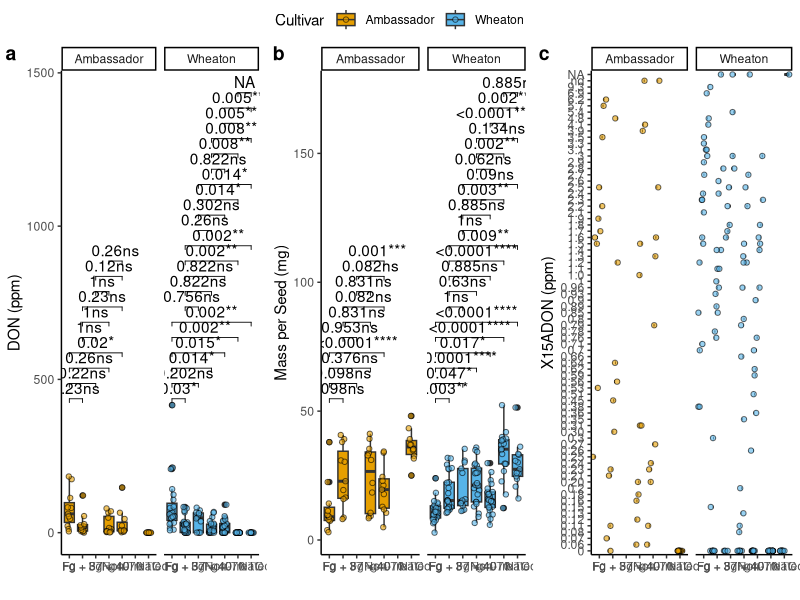

The R source for this figure:
## ---- chunk 1
library(ggplot2)
library(knitr)
library(markdown)
library(ggrepel)
library(ggpubr)
knitr::opts_chunk$set(echo = TRUE)
## ---- chunk 2
mycotoxin_csv <- read.csv("MycotoxinData.csv", na.strings = "na")
## ---- chunk 3
cbbPalette <- c("#000000", "#E69F00", "#56B4E9", "#009E73", "#F0E442", "#0072B2", "#D55E00", "#CC79A7")
## ---- chunk 4
# boxplot with treatment by DON
treatment.DON <- ggplot(mycotoxin_csv, aes(x = Treatment, y = DON, fill = Cultivar)) +
  geom_boxplot(position = "dodge") +
  geom_point(position = position_jitterdodge(), shape = 21, color = "#000000", alpha = 0.6) +
  geom_pwc(aes(group = Treatment), method = "t_test", label = "{p.adj.format}{p.adj.signif}") +
  facet_wrap(~ Cultivar) +
  ylab("DON (ppm)") +
  xlab("") +
  theme_classic() +
  scale_fill_manual(values = c("#E69F00", "#56B4E9")) 

# boxplot with treatment by X15ADON
treatment.X15ADON <- ggplot(mycotoxin_csv, aes(x = Treatment, y = X15ADON, fill = Cultivar)) +
  geom_boxplot(position = "dodge") +
  geom_point(position = position_jitterdodge(), shape = 21, color = "#000000", alpha = 0.6) +
  geom_pwc(aes(group = Treatment), method = "t_test", label = "{p.adj.format}{p.adj.signif}") +
  facet_wrap(~ Cultivar) +
  ylab("X15ADON (ppm)") +
  xlab("") +
  scale_fill_manual(values = c("#E69F00", "#56B4E9")) +
  theme_classic() 

# boxplot with treatment by MassperSeed_mg
treatment.massperseed_mg <- ggplot(mycotoxin_csv, aes(x = Treatment, y = MassperSeed_mg, fill = Cultivar)) +
  geom_boxplot(position = "dodge") +
  geom_point(position = position_jitterdodge(), shape = 21, color = "#000000", alpha = 0.6) +
  geom_pwc(aes(group = Treatment), method = "t_test", label = "{p.adj.format}{p.adj.signif}") +
  facet_wrap(~ Cultivar) +
  ylab("Mass per Seed (mg)") +
  xlab("") +
  scale_fill_manual(values = c("#E69F00", "#56B4E9")) +
  theme_classic() 
## ---- chunk 5
figure1 <- ggarrange(
  treatment.DON,  
  treatment.massperseed_mg, 
  treatment.X15ADON,  
  labels = "auto",  
  nrow = 1,  
  ncol = 3,  
  common.legend = TRUE
)

figure1
